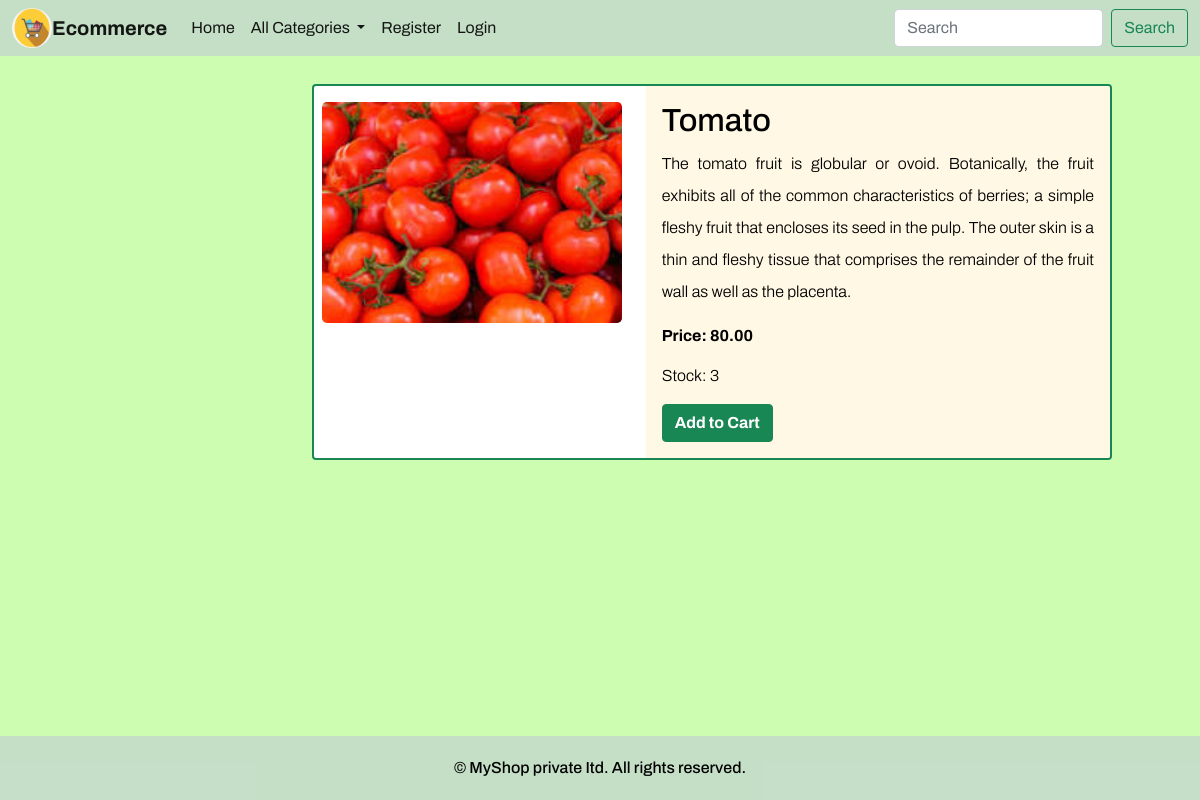
Page /detail/1/ on the committed database.
### shop/models.py (models this page shows, shortened)
class product(models.Model):
    name = models.CharField(max_length=20)
    desc = models.TextField()
    price=models.DecimalField(max_digits=10,decimal_places=2)
    image = models.ImageField(upload_to='product', null=True, blank=True)
    stock=models.IntegerField()
    available=models.BooleanField(default=True)
    created=models.DateTimeField(auto_now_add=True)         #only once or one time
    updated=models.DateTimeField(auto_now=True)             #every time we update records
    Category=models.ForeignKey(category,on_delete=models.CASCADE)

### shop/views.py (the view)
# urls.py: path('detail/<int:p>/',views.showdetail,name='detail'),
def showdetail(request,p):
    p=product.objects.get(id=p)
    return render(request,'detail.html',{'p':p})

### cart/context_processors.py (called while the page is built)
def total(request):
    if request.user.is_authenticated:
        user_cart = Cart.objects.filter(user=request.user)
        total_quantity = sum(cart_item.quantity for cart_item in user_cart)
        return {'Total': total_quantity}
    else:
        return {'Total': 0}

### shop/context_processors.py (called while the page is built)
def links(request):
    c=category.objects.all()
    return{'links':c}

### templates/detail.html (shortened to what this page needs)
{% extends 'base.html' %}
{% load static %}
{% block content %}
<div class="container mt-4 mb-3">
    <div class="card border border-2 border-success rounded-4" style=" width: 800px;">
        <div class="row g-0">
            <div class="col-md-5">
                <img src="{{ p.image.url }}" class="img-fluid rounded-3 mt-3  ms-2 mb-3"  height="320px" width="300px"  alt="category image">
            </div>
            <div class="col-md-7">
                <div class="card-body">
                    <h2 class="card-title">{{ p.name }}</h2>
                    <p class="card-text" style="text-align: justify; line-height: 2;">{{ p.desc }}</p>
                    <p class="card-text fw-bold">Price: {{ p.price }}</p>
                    <p class="card-text">Stock: {{ p.stock }}</p>
                    {% if user.is_superuser == True %}
                        {% if p.stock > 0 %}
                            <h3> Product In stock </h3>
                            <a href="{% url 'admin:index' %}" class="btn btn-secondary mt-4" style="width:300px;">
                                Add stock
                            </a>
                        {% else %}
                             <h3> Product Out of Stock </h3>
                             <a href="{% url 'admin:index' %}" class="btn btn-secondary mt-4" style="width:300px;">
                                 Add stock
                             </a>
                        {% endif %}
                    {% else %}
                        {% if p.stock > 0 %}
                            <a href="{% url 'cart:addtocart' p.id %}" class="btn btn-success fw-bold">Add to Cart</a>
                        {% else %}
                            <div class="text-danger">Out Of Stock </div>
                        {% endif %}
                    {% endif %}
                </div>
            </div>
        </div>
    </div>
</div>
{% endblock %}

### static/css/style.css (style rules this page uses)
body { color:#000000; margin: 0; padding: 0; display: flex; flex-direction: column; min-height: 100vh; background-color:#c7fda8e3; font-family: "Archivo", sans-serif; font-optical-sizing: auto; font-weight:300; font-style: normal; font-variation-settings: "wdth" 100; }
.card-body { background-color:#ffecb35c; }
.card-text,.collection_desc { text-align: justify; }
.container { max-width: 600px; }

### rows in the picture
product: image (picture), name "Tomato", desc "The tomato fruit is globular or ovoid. Botanically, the fruit exhibits all of the common characteristics of berries; a simple fleshy fruit that encloses its seed in the pulp. The outer skin is a thin and fleshy tissue that comprises the remainder of the fruit wall as well as the placenta.", price "80.00", stock "3"
